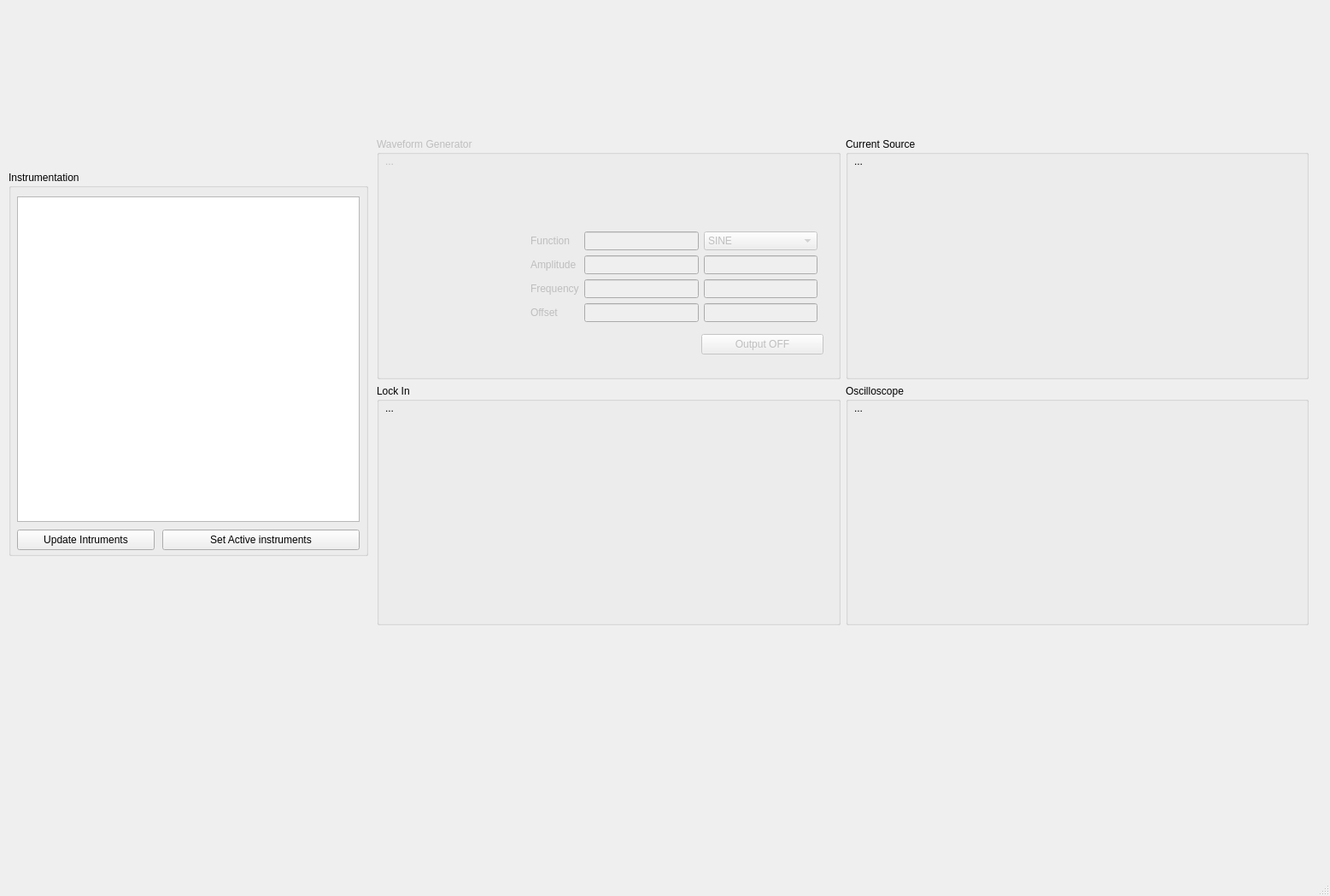
<?xml version="1.0" encoding="UTF-8"?>
<ui version="4.0">
 <class>MainWindow</class>
 <widget class="QMainWindow" name="MainWindow">
  <property name="geometry">
   <rect>
    <x>0</x>
    <y>0</y>
    <width>1557</width>
    <height>1049</height>
   </rect>
  </property>
  <property name="windowTitle">
   <string>MainWindow</string>
  </property>
  <widget class="QWidget" name="centralwidget">
   <widget class="QPushButton" name="setActiveInstrumentsButton">
    <property name="geometry">
     <rect>
      <x>190</x>
      <y>620</y>
      <width>231</width>
      <height>24</height>
     </rect>
    </property>
    <property name="text">
     <string>Set Active instruments</string>
    </property>
   </widget>
   <widget class="QGroupBox" name="instGroupBox">
    <property name="geometry">
     <rect>
      <x>10</x>
      <y>200</y>
      <width>421</width>
      <height>451</height>
     </rect>
    </property>
    <property name="title">
     <string>Instrumentation</string>
    </property>
    <widget class="QPushButton" name="instrumentUpdateButton">
     <property name="geometry">
      <rect>
       <x>10</x>
       <y>420</y>
       <width>161</width>
       <height>24</height>
      </rect>
     </property>
     <property name="text">
      <string>Update Intruments</string>
     </property>
    </widget>
    <widget class="QTableWidget" name="instrumentTableWidget">
     <property name="geometry">
      <rect>
       <x>10</x>
       <y>30</y>
       <width>401</width>
       <height>381</height>
      </rect>
     </property>
     <property name="showGrid">
      <bool>true</bool>
     </property>
     <property name="columnCount">
      <number>0</number>
     </property>
    </widget>
   </widget>
   <widget class="QWidget" name="layoutWidget">
    <property name="geometry">
     <rect>
      <x>441</x>
      <y>161</y>
      <width>1091</width>
      <height>571</height>
     </rect>
    </property>
    <layout class="QGridLayout" name="gridLayout">
     <item row="1" column="0">
      <widget class="QGroupBox" name="lockInGroupBox">
       <property name="title">
        <string>Lock In</string>
       </property>
       <widget class="QLabel" name="lockInLabel">
        <property name="geometry">
         <rect>
          <x>10</x>
          <y>20</y>
          <width>271</width>
          <height>16</height>
         </rect>
        </property>
        <property name="sizePolicy">
         <sizepolicy hsizetype="MinimumExpanding" vsizetype="Preferred">
          <horstretch>0</horstretch>
          <verstretch>0</verstretch>
         </sizepolicy>
        </property>
        <property name="text">
         <string>...</string>
        </property>
       </widget>
      </widget>
     </item>
     <item row="1" column="1">
      <widget class="QGroupBox" name="oscillGroupBox">
       <property name="title">
        <string>Oscilloscope</string>
       </property>
       <widget class="QLabel" name="oscillLabel">
        <property name="geometry">
         <rect>
          <x>10</x>
          <y>20</y>
          <width>271</width>
          <height>16</height>
         </rect>
        </property>
        <property name="sizePolicy">
         <sizepolicy hsizetype="MinimumExpanding" vsizetype="Preferred">
          <horstretch>0</horstretch>
          <verstretch>0</verstretch>
         </sizepolicy>
        </property>
        <property name="text">
         <string>...</string>
        </property>
       </widget>
      </widget>
     </item>
     <item row="0" column="1">
      <widget class="QGroupBox" name="currSourGroupBox">
       <property name="title">
        <string>Current Source</string>
       </property>
       <widget class="QLabel" name="currSourLabel">
        <property name="geometry">
         <rect>
          <x>10</x>
          <y>20</y>
          <width>271</width>
          <height>16</height>
         </rect>
        </property>
        <property name="sizePolicy">
         <sizepolicy hsizetype="MinimumExpanding" vsizetype="Preferred">
          <horstretch>0</horstretch>
          <verstretch>0</verstretch>
         </sizepolicy>
        </property>
        <property name="text">
         <string>...</string>
        </property>
       </widget>
      </widget>
     </item>
     <item row="0" column="0">
      <widget class="QGroupBox" name="wfmGenGroupBox">
       <property name="enabled">
        <bool>false</bool>
       </property>
       <property name="title">
        <string>Waveform Generator</string>
       </property>
       <widget class="QLabel" name="waveFormGenLabel">
        <property name="geometry">
         <rect>
          <x>10</x>
          <y>20</y>
          <width>271</width>
          <height>16</height>
         </rect>
        </property>
        <property name="sizePolicy">
         <sizepolicy hsizetype="MinimumExpanding" vsizetype="Preferred">
          <horstretch>0</horstretch>
          <verstretch>0</verstretch>
         </sizepolicy>
        </property>
        <property name="text">
         <string>...</string>
        </property>
       </widget>
       <widget class="QPushButton" name="wvfOutPushButton">
        <property name="geometry">
         <rect>
          <x>380</x>
          <y>230</y>
          <width>143</width>
          <height>24</height>
         </rect>
        </property>
        <property name="autoFillBackground">
         <bool>false</bool>
        </property>
        <property name="styleSheet">
         <string notr="true">bacground: rgb(255, 0, 4);
font: 700 9pt &quot;Segoe UI&quot;;</string>
        </property>
        <property name="text">
         <string>Output OFF</string>
        </property>
        <property name="icon">
         <iconset>
          <normaloff>Icons/buttonOFF.png</normaloff>
          <normalon>Icons/buttonOn.png</normalon>Icons/buttonOFF.png</iconset>
        </property>
        <property name="checkable">
         <bool>true</bool>
        </property>
       </widget>
       <widget class="QWidget" name="layoutWidget">
        <property name="geometry">
         <rect>
          <x>180</x>
          <y>110</y>
          <width>336</width>
          <height>108</height>
         </rect>
        </property>
        <layout class="QGridLayout" name="gridLayout_2">
         <item row="0" column="0">
          <widget class="QLabel" name="wvfFuncLabel">
           <property name="text">
            <string>Function</string>
           </property>
          </widget>
         </item>
         <item row="0" column="1">
          <widget class="QLineEdit" name="wvfFuncReadLineEdit">
           <property name="enabled">
            <bool>false</bool>
           </property>
          </widget>
         </item>
         <item row="0" column="2">
          <widget class="QComboBox" name="wvfFuncComboBox">
           <property name="editable">
            <bool>false</bool>
           </property>
           <item>
            <property name="text">
             <string>SINE</string>
            </property>
           </item>
           <item>
            <property name="text">
             <string>SQUARE</string>
            </property>
           </item>
           <item>
            <property name="text">
             <string>COS</string>
            </property>
           </item>
          </widget>
         </item>
         <item row="1" column="0">
          <widget class="QLabel" name="wvfAmpLabel">
           <property name="text">
            <string>Amplitude</string>
           </property>
          </widget>
         </item>
         <item row="1" column="1">
          <widget class="QLineEdit" name="wvfFreqReadLineEdit_2">
           <property name="enabled">
            <bool>false</bool>
           </property>
          </widget>
         </item>
         <item row="1" column="2">
          <widget class="QLineEdit" name="wvfAmpLineEdit"/>
         </item>
         <item row="2" column="0">
          <widget class="QLabel" name="wvfFreqLabel">
           <property name="text">
            <string>Frequency</string>
           </property>
          </widget>
         </item>
         <item row="2" column="1">
          <widget class="QLineEdit" name="wvfOffsetReadLineEdit">
           <property name="enabled">
            <bool>false</bool>
           </property>
          </widget>
         </item>
         <item row="2" column="2">
          <widget class="QLineEdit" name="wvfFreqLineEdit"/>
         </item>
         <item row="3" column="0">
          <widget class="QLabel" name="wvfOffsetLabel">
           <property name="text">
            <string>Offset</string>
           </property>
          </widget>
         </item>
         <item row="3" column="1">
          <widget class="QLineEdit" name="wvfAmpReadLineEdit">
           <property name="enabled">
            <bool>false</bool>
           </property>
          </widget>
         </item>
         <item row="3" column="2">
          <widget class="QLineEdit" name="wvfOffsetLineEdit"/>
         </item>
        </layout>
       </widget>
      </widget>
     </item>
    </layout>
   </widget>
   <zorder>layoutWidget</zorder>
   <zorder>instGroupBox</zorder>
   <zorder>setActiveInstrumentsButton</zorder>
  </widget>
  <widget class="QMenuBar" name="menubar">
   <property name="geometry">
    <rect>
     <x>0</x>
     <y>0</y>
     <width>1557</width>
     <height>22</height>
    </rect>
   </property>
  </widget>
  <widget class="QStatusBar" name="statusbar"/>
 </widget>
 <resources/>
 <connections/>
</ui>
